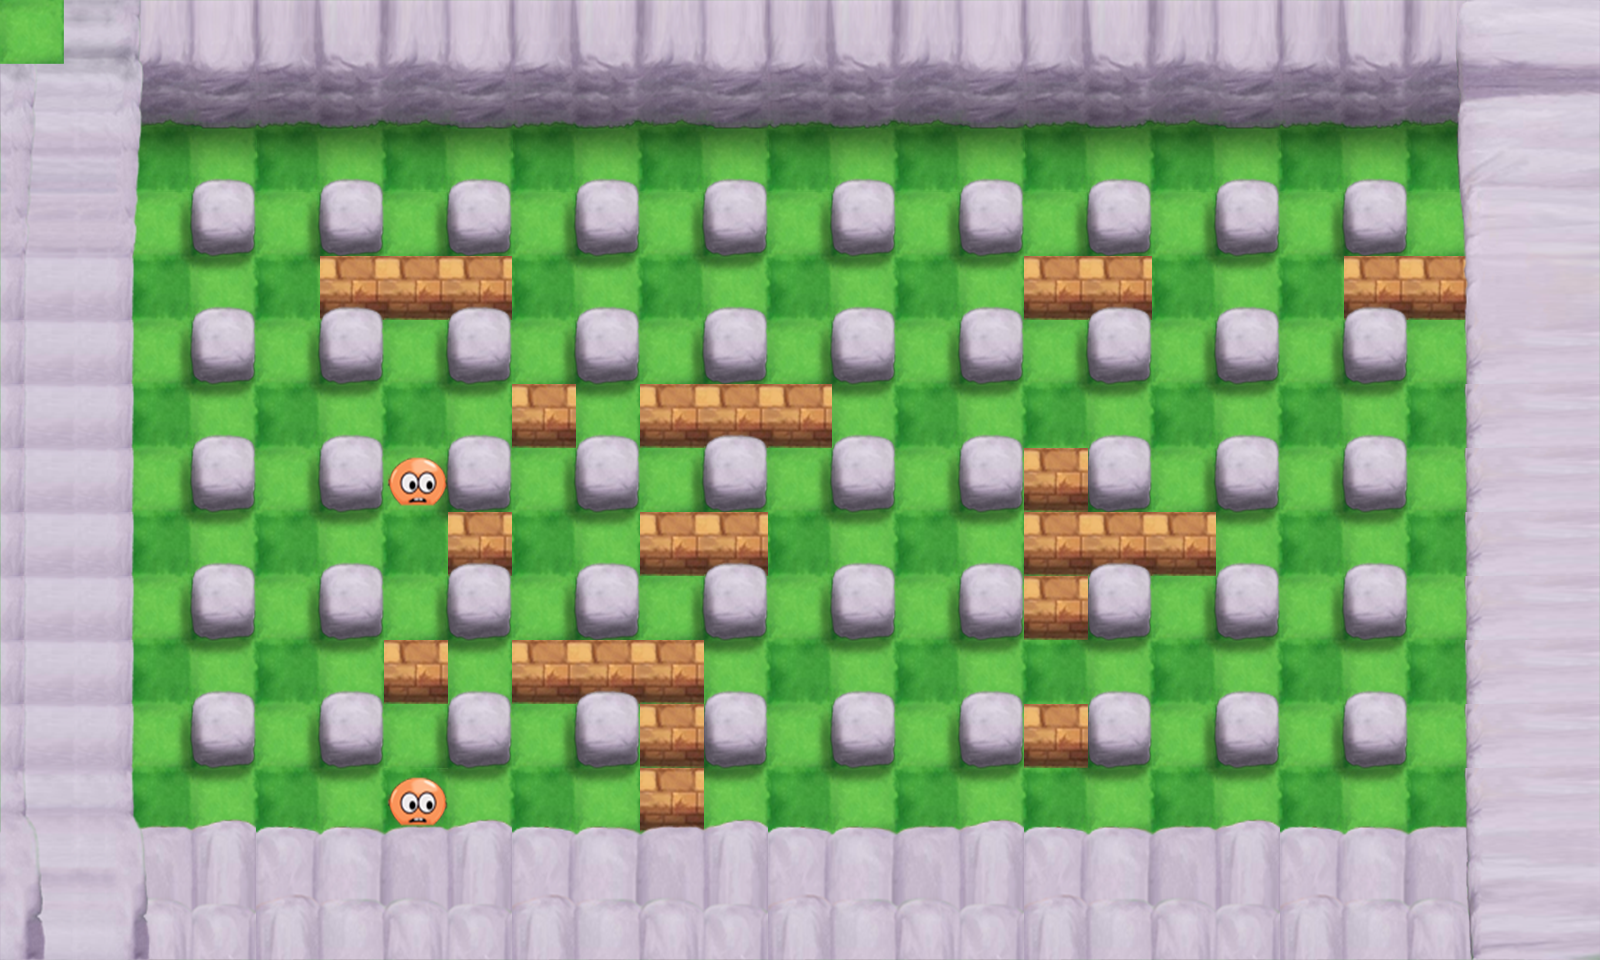

This is a level from a 2D game, rendered from its Tiled map with the project's own tilesets. A one-line summary and the map file follow, with tile-layer data summarised:
An orthogonal 25x15 tile map with 64x64 px tiles, 6 tile layers (suelo, piedrasSombra, capaParedes, bordeAbajo, ...).

<map version="1.0" orientation="orthogonal" width="25" height="15" tilewidth="64" tileheight="64">
 <tileset firstgid="1" name="tileset64" tilewidth="64" tileheight="64">
  <image source="gfx/tileset64.png" width="832" height="768" />
  <tile id="0">
   <properties>
    <property name="primero" value="true" />
   </properties>
  </tile>
  <tile id="1">
   <properties>
    <property name="segundo" value="true" />
   </properties>
  </tile>
  <tile id="8">
   <properties>
    <property name="muro" value="true" />
   </properties>
  </tile>
  <tile id="11">
   <properties>
    <property name="muro" value="true" />
   </properties>
  </tile>
  <tile id="14">
   <properties>
    <property name="muro" value="true" />
   </properties>
  </tile>
  <tile id="15">
   <properties>
    <property name="muro" value="true" />
   </properties>
  </tile>
  <tile id="16">
   <properties>
    <property name="muro" value="true" />
   </properties>
  </tile>
  <tile id="17">
   <properties>
    <property name="muro" value="true" />
   </properties>
  </tile>
  <tile id="21">
   <properties>
    <property name="muro" value="true" />
   </properties>
  </tile>
  <tile id="24">
   <properties>
    <property name="muro" value="true" />
   </properties>
  </tile>
  <tile id="34">
   <properties>
    <property name="muro" value="true" />
   </properties>
  </tile>
  <tile id="37">
   <properties>
    <property name="muro" value="true" />
   </properties>
  </tile>
  <tile id="47">
   <properties>
    <property name="muro" value="true" />
   </properties>
  </tile>
  <tile id="50">
   <properties>
    <property name="muro" value="true" />
   </properties>
  </tile>
  <tile id="54">
   <properties>
    <property name="sueloVerdeOscuro" value="" />
   </properties>
  </tile>
  <tile id="55">
   <properties>
    <property name="SueloVerdeClaro" value="" />
   </properties>
  </tile>
  <tile id="60">
   <properties>
    <property name="muro" value="true" />
   </properties>
  </tile>
  <tile id="63">
   <properties>
    <property name="muro" value="true" />
   </properties>
  </tile>
  <tile id="69">
   <properties>
    <property name="crono" value="3:30" />
   </properties>
  </tile>
  <tile id="73">
   <properties>
    <property name="muro" value="true" />
   </properties>
  </tile>
  <tile id="76">
   <properties>
    <property name="muro" value="true" />
   </properties>
  </tile>
  <tile id="78">
   <properties>
    <property name="enemigo" value="moco" />
   </properties>
  </tile>
  <tile id="79">
   <properties>
    <property name="enemigo" value="moneda" />
   </properties>
  </tile>
  <tile id="80">
   <properties>
    <property name="enemigo" value="gota" />
   </properties>
  </tile>
  <tile id="81">
   <properties>
    <property name="enemigo" value="globo" />
   </properties>
  </tile>
  <tile id="82">
   <properties>
    <property name="enemigo" value="fantasma" />
   </properties>
  </tile>
  <tile id="83">
   <properties>
    <property name="enemigo" value="gotanaranja" />
   </properties>
  </tile>
  <tile id="86">
   <properties>
    <property name="muro" value="true" />
   </properties>
  </tile>
  <tile id="89">
   <properties>
    <property name="muro" value="true" />
   </properties>
  </tile>
  <tile id="93">
   <properties>
    <property name="enemigo" value="GLOBO_AZUL" />
   </properties>
  </tile>
  <tile id="94">
   <properties>
    <property name="enemigo" value="MOCO_ROJO" />
   </properties>
  </tile>
  <tile id="95">
   <properties>
    <property name="enemigo" value="MONEDA_MARRON" />
   </properties>
  </tile>
  <tile id="96">
   <properties>
    <property name="enemigo" value="GOTA_ROJA" />
   </properties>
  </tile>
  <tile id="99">
   <properties>
    <property name="muro" value="true" />
   </properties>
  </tile>
  <tile id="102">
   <properties>
    <property name="muro" value="true" />
   </properties>
  </tile>
  <tile id="104">
   <properties>
    <property name="sombraPiedra" value="true" />
   </properties>
  </tile>
  <tile id="105">
   <properties>
    <property name="muro" value="true" />
   </properties>
  </tile>
  <tile id="107">
   <properties>
    <property name="moneda" value="bomba" />
   </properties>
  </tile>
  <tile id="108">
   <properties>
    <property name="moneda" value="corazon" />
   </properties>
  </tile>
  <tile id="109">
   <properties>
    <property name="moneda" value="correr" />
   </properties>
  </tile>
  <tile id="110">
   <properties>
    <property name="moneda" value="detonador" />
   </properties>
  </tile>
  <tile id="120">
   <properties>
    <property name="moneda" value="fantasma" />
   </properties>
  </tile>
  <tile id="121">
   <properties>
    <property name="moneda" value="fuerza" />
   </properties>
  </tile>
  <tile id="122">
   <properties>
    <property name="moneda" value="potenciador" />
   </properties>
  </tile>
  <tile id="138">
   <properties>
    <property name="muro" value="true" />
   </properties>
  </tile>
  <tile id="139">
   <properties>
    <property name="muro" value="true" />
   </properties>
  </tile>
  <tile id="140">
   <properties>
    <property name="muro" value="true" />
   </properties>
  </tile>
  <tile id="141">
   <properties>
    <property name="muro" value="true" />
   </properties>
  </tile>
  <tile id="142">
   <properties>
    <property name="muro" value="true" />
   </properties>
  </tile>
  <tile id="143">
   <properties>
    <property name="pared" value="false" />
   </properties>
  </tile>
  <tile id="145">
   <properties>
    <property name="pared" value="true" />
   </properties>
  </tile>
  <tile id="146">
   <properties>
    <property name="pared" value="true" />
   </properties>
  </tile>
  <tile id="147">
   <properties>
    <property name="pared" value="true" />
   </properties>
  </tile>
 </tileset>
 <layer name="suelo" width="25" height="15">
  <data>[375 cells, 375 non-empty, 2 distinct tile ids]</data>
 </layer>
 <layer name="piedrasSombra" width="25" height="15">
  <data>[375 cells, 275 non-empty, 16 distinct tile ids]</data>
 </layer>
 <layer name="capaParedes" width="25" height="15">
  <data>[375 cells, 54 non-empty, 4 distinct tile ids]</data>
 </layer>
 <layer name="bordeAbajo" width="25" height="15">
  <data>[375 cells, 75 non-empty, 12 distinct tile ids]</data>
 </layer>
 <layer name="techoPiedras" width="25" height="15">
  <data>[375 cells, 140 non-empty, 49 distinct tile ids]</data>
 </layer>
 <layer name="capaEntidades" width="25" height="15">
  <data>[375 cells, 4 non-empty, 4 distinct tile ids]</data>
 </layer>
</map>